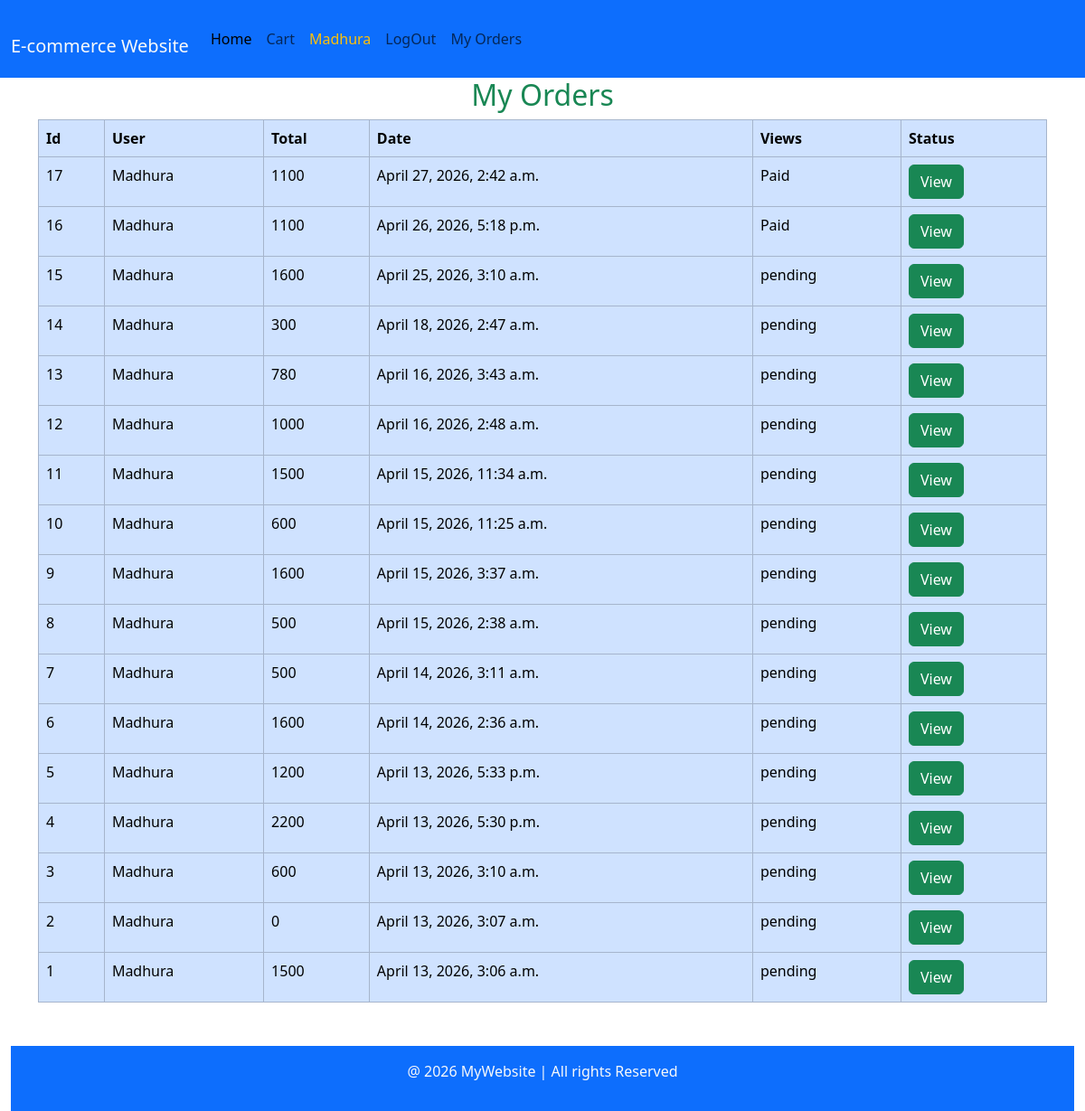
/my-orders/ (signed in), run on the app's committed database.
### core/models.py (models this page shows)
class Order(models.Model):
     user=models.ForeignKey(User,on_delete=models.CASCADE)
     total=models.IntegerField()
     created_at=models.DateTimeField(auto_now_add=True)
     razorpay_order_id = models.CharField(max_length=200, blank=True, null=True)
     status=models.CharField(max_length=50,default='pending')

### core/views.py (the view)
# urls.py: path('my-orders/', my_orders, name='my_orders'),
@login_required
def my_orders(request):
    orders = Order.objects.filter(user=request.user).order_by('-id')
    return render(request, 'core/my_orders.html', {'orders': orders})

### templates/core/my_orders.html
{% extends 'core/navbar.html' %}
   {% block content %}
   <h2 class="text-center text-success">My Orders</h2>
   {% if orders %}
      <table class="table table-bordered table-hover table-primary">
        <tr>
        <th>Id</th>
        <th>User</th>
        <th>Total</th>
        <th>Date</th>
        <th>Views</th>
        <th>Status</th>
        </tr>
      {% for xyz in orders %}
        <tr>
            <td>{{xyz.id}}</td>
            <td>{{xyz.user}}</td>
            <td>{{xyz.total}}</td>
            <td>{{xyz.created_at}}</td>
            <td>{{xyz.status}}</td>
            <td>
              <a href="{% url 'order_details' xyz.id %}" class="btn btn-success">View</a>
            </td>
        </tr>
      {% endfor %}
    </table>
    {% else %}
    <h3 class="text-center text-primary">No orders yet</h3>
    {% endif %}
   {% endblock content %}

### templates/core/navbar.html (shortened to what this page needs)
<!DOCTYPE html>
<html lang="en">
<head>
    <link href="https://cdn.jsdelivr.net/npm/bootstrap@5.3.8/dist/css/bootstrap.min.css" rel="stylesheet">
</head>
<body>
      <nav class="navbar navbar-expand-lg bg-primary">
  <div class="container-fluid">
    <a class="navbar-brand text-light" href="#" >E-commerce Website </a>
    <div class="collapse navbar-collapse" id="navbarSupportedContent">
      <ul class="navbar-nav me-auto mb-2 mb-lg-0">
    <li class="nav-item">
        <a class="nav-link active" href="/">Home</a>
    </li>
    <li class="nav-item">
        <a class="nav-link" href="{% url 'cart' %}">Cart</a>
    </li>
       {% if user.is_authenticated %}
        <li class="nav-item">
          <a class="nav-link text-warning" href="#">{{user.username}}</a>
       </li>
        <li class="nav-item">
            <a class="nav-link" href="{% url 'logout' %}">LogOut</a>
        </li>
       {% endif %}
        <li class="nav-item">
            <a class="nav-link" href="{% url 'my_orders' %}">My Orders</a>
        </li>
</ul>
    </div>
  </div>
</nav>
<div class="container">
    {% block content %}
    {% endblock content %}
</div>
<div class="container-fluid">
<footer class=" bg-primary text-light text-center mt-5 p-3">
  <p>@ 2026 MyWebsite | All rights Reserved</p>
</footer>
</div>
</body>
</html>

### data on the page
Order: id "17", user "Madhura", total "1100", created_at "April 27, 2026, 2:42 a.m.", status "Paid"
Order: id "16", user "Madhura", total "1100", created_at "April 26, 2026, 5:18 p.m.", status "Paid"
Order: id "15", user "Madhura", total "1600", created_at "April 25, 2026, 3:10 a.m.", status "pending"
Order: id "14", user "Madhura", total "300", created_at "April 18, 2026, 2:47 a.m.", status "pending"
Order: id "13", user "Madhura", total "780", created_at "April 16, 2026, 3:43 a.m.", status "pending"
Order: id "12", user "Madhura", total "1000", created_at "April 16, 2026, 2:48 a.m.", status "pending"
Order: id "11", user "Madhura", total "1500", created_at "April 15, 2026, 11:34 a.m.", status "pending"
Order: id "10", user "Madhura", total "600", created_at "April 15, 2026, 11:25 a.m.", status "pending"
Order: id "9", user "Madhura", total "1600", created_at "April 15, 2026, 3:37 a.m.", status "pending"
Order: id "8", user "Madhura", total "500", created_at "April 15, 2026, 2:38 a.m.", status "pending"
Order: id "7", user "Madhura", total "500", created_at "April 14, 2026, 3:11 a.m.", status "pending"
Order: id "6", user "Madhura", total "1600", created_at "April 14, 2026, 2:36 a.m.", status "pending"
Order: id "5", user "Madhura", total "1200", created_at "April 13, 2026, 5:33 p.m.", status "pending"
Order: id "4", user "Madhura", total "2200", created_at "April 13, 2026, 5:30 p.m.", status "pending"
Order: id "3", user "Madhura", total "600", created_at "April 13, 2026, 3:10 a.m.", status "pending"
Order: id "2", user "Madhura", total "0", created_at "April 13, 2026, 3:07 a.m.", status "pending"
Order: id "1", user "Madhura", total "1500", created_at "April 13, 2026, 3:06 a.m.", status "pending"

### other printed values
{{ user.username }} "Madhura"
